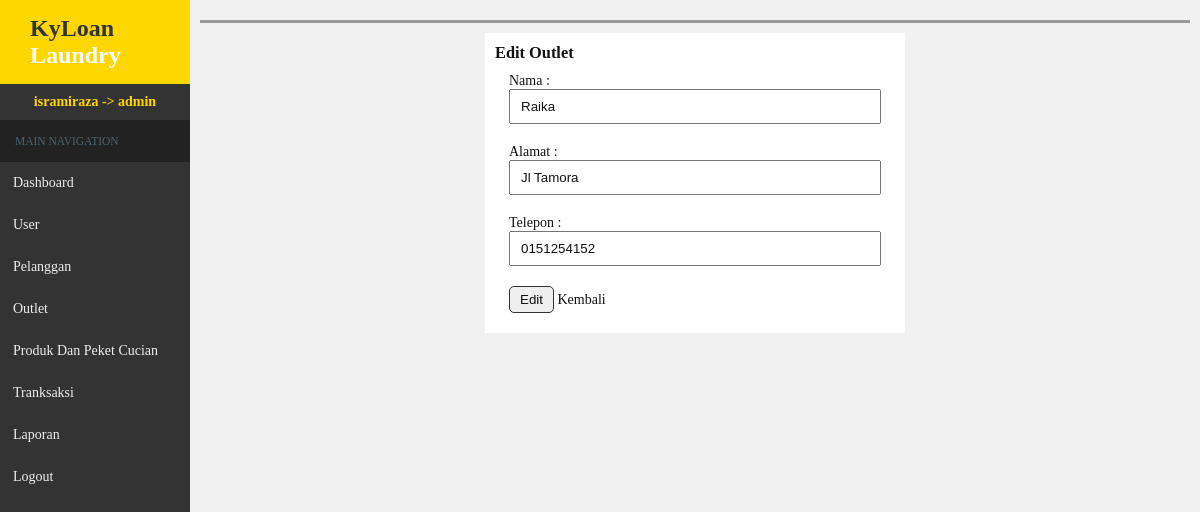
The page /admin/index.php?hal=outlet&aksi=edit&id=2 (signed in) on the database its author committed.
### tables this page shows
CREATE TABLE `outlet` (
  `id_outlet` int(5) NOT NULL,
  `nama` varchar(25) NOT NULL,
  `alamat` varchar(50) NOT NULL,
  `telp` varchar(13) NOT NULL
);

### admin/outlet_edit.php (the view, shortened to what this page needs)
<?php
$id = $_GET['id'];
$edit = $kdb->query("SELECT * FROM outlet WHERE id_outlet='$id'");
$row = $edit->fetch_assoc();
?>
<form action="" method="POST">
	<h3>Edit Outlet</h3>
	<table class="tb-create">
		<tr>
			<td>Nama :<br><input type="text" name="nama" value="<?php echo $row['nama']; ?>"class="input-field"></td>
		</tr>
		<tr>
			<td>Alamat :<br><input type="text" name="alamat" value="<?php echo $row['alamat']; ?>"class="input-field"></td>
		</tr>
        <tr>
			<td>Telepon :<br><input type="text" name="telp" value="<?php echo $row['telp']; ?>"class="input-field"></td>
		</tr>
		<tr>
			<td>
				<input type="submit" name="create" value="Edit" class="btn">
				<a href="index.php?hal=outlet">Kembali</a>
			</td>
		</tr>
	</table>
	</form>

### admin/css/style.css (style rules this page uses)
* { margin:0;padding:0;box-sizing:border-box;list-style-type:none; text-decoration:none;color:#111; }
body { background-color:#f1f1f1; font-family:trebuchet MS; height:100%; }
.btn { border:1px solid #333;border-radius:5px;padding:5px 10px;cursor:pointer; }
table { border-collapse:collapse;margin-top:15px; }
th, td { padding:10px 4px; }
.tb-create { width:95%;max-width:450px;margin:auto; }
form { background-color:white;width:95%;max-width:30em;margin:auto;padding:10px; }
.input-field { padding:8px 10px;width:100%; }

### rows shown on the page
outlet: nama "Raika", alamat "Jl Tamora", telp "0151254152"

### other values the page prints
$_SESSION['nama1'] "isramiraza"
$_SESSION['level1'] "admin"
